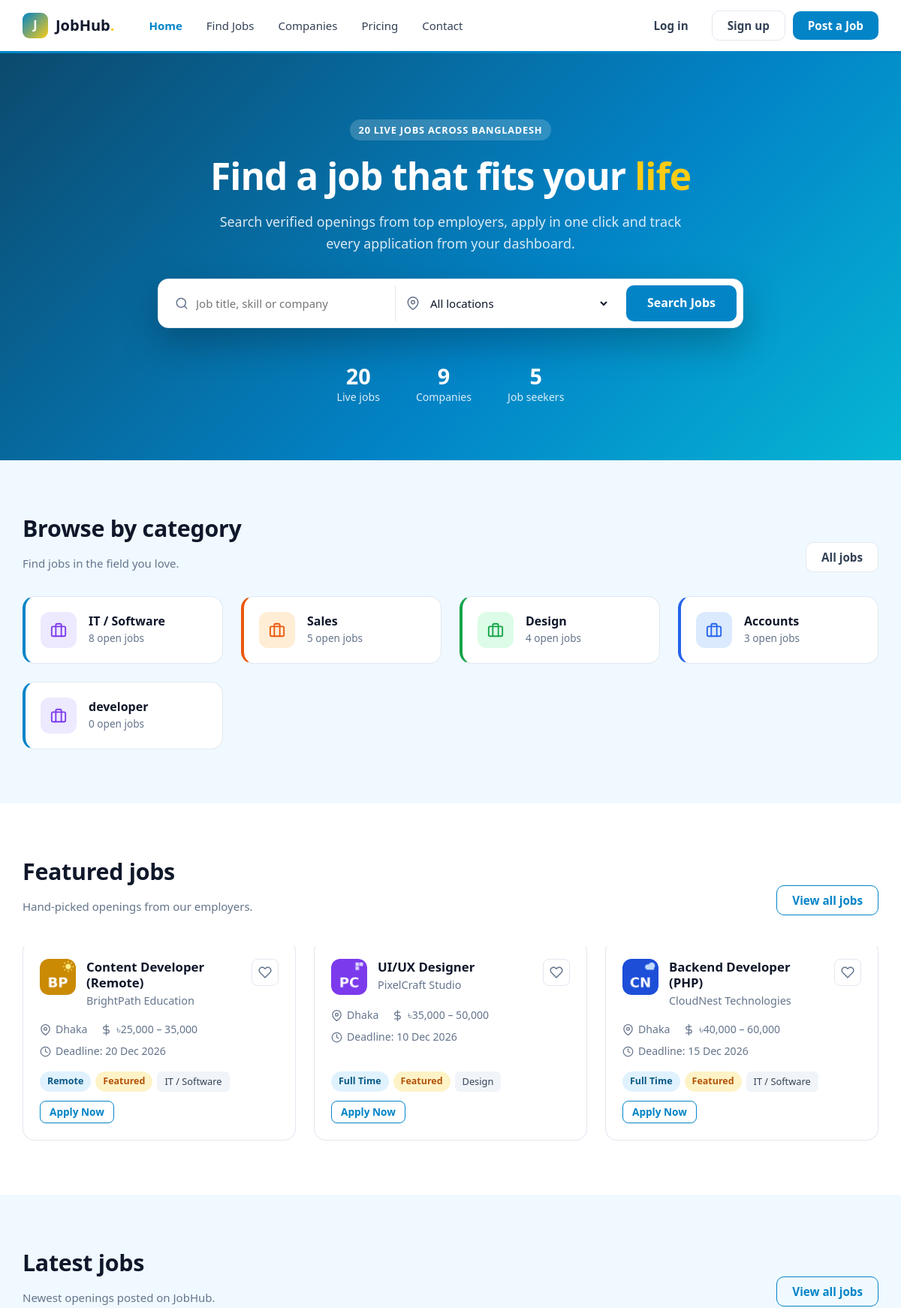
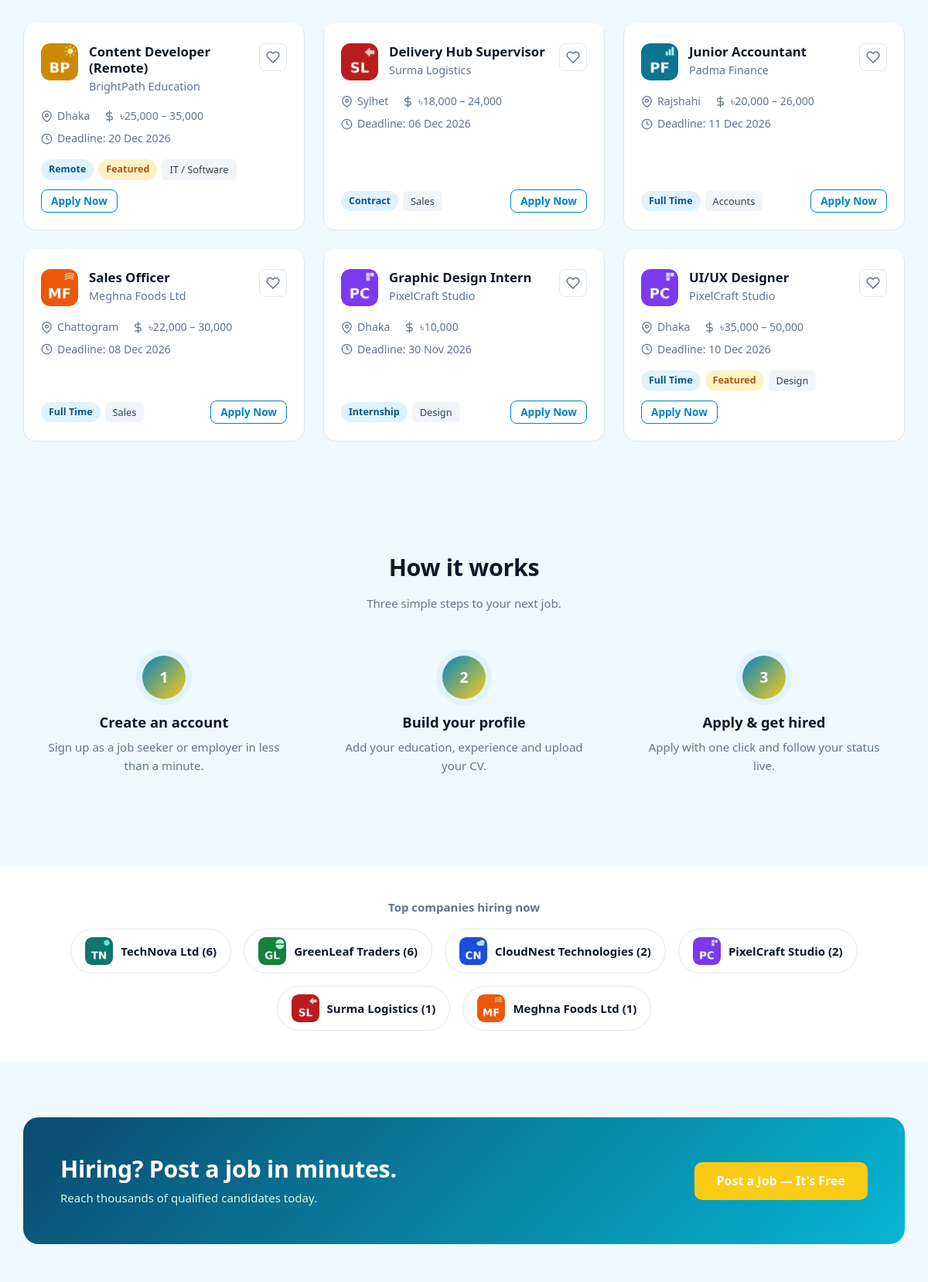
The page / (upper part) on the database its author committed (2 pictures, top to bottom).
### tables this page shows
CREATE TABLE `categories` (
  `id` int UNSIGNED NOT NULL,
  `name` varchar(100) NOT NULL,
  `slug` varchar(120) NOT NULL
);

CREATE TABLE `jobs` (
  `id` int UNSIGNED NOT NULL,
  `company_id` int UNSIGNED NOT NULL,
  `category_id` int UNSIGNED DEFAULT NULL,
  `city_id` int UNSIGNED DEFAULT NULL,
  `subscription_id` int UNSIGNED DEFAULT NULL,
  `title` varchar(150) NOT NULL,
  `slug` varchar(180) NOT NULL,
  `job_type` enum('full_time','part_time','contract','internship','remote') NOT NULL DEFAULT 'full_time',
  `salary_min` decimal(10,2) DEFAULT NULL,
  `salary_max` decimal(10,2) DEFAULT NULL,
  `description` text,
  `deadline` date NOT NULL,
  `status` enum('pending','approved','rejected','closed') NOT NULL DEFAULT 'pending',
  `is_featured` tinyint(1) NOT NULL DEFAULT '0'
);

CREATE TABLE `companies` (
  `id` int UNSIGNED NOT NULL,
  `user_id` int UNSIGNED NOT NULL,
  `city_id` int UNSIGNED DEFAULT NULL,
  `name` varchar(150) NOT NULL,
  `logo` varchar(255) DEFAULT NULL,
  `website` varchar(255) DEFAULT NULL,
  `address` text,
  `description` text
);

CREATE TABLE `cities` (
  `id` int UNSIGNED NOT NULL,
  `name` varchar(100) NOT NULL,
  `division` varchar(50) NOT NULL
);

### index.php (the view, shortened to what this page needs)
<?php
include('dbconfig.php');
$jobSql = "SELECT jobs.*, companies.name AS company_name, companies.logo,
                  cities.name AS city_name, categories.name AS category_name
           FROM jobs
           JOIN companies ON companies.id = jobs.company_id
           LEFT JOIN cities ON cities.id = jobs.city_id
           LEFT JOIN categories ON categories.id = jobs.category_id
           WHERE jobs.status = 'approved' AND jobs.deadline >= CURDATE()";
$featured = $conn->query($jobSql . " AND jobs.is_featured = 1 ORDER BY jobs.id DESC LIMIT 3");
$latest = $conn->query($jobSql . " ORDER BY jobs.id DESC LIMIT 6");
$categories = $conn->query("SELECT categories.id, categories.name, COUNT(jobs.id) AS total
                            FROM categories
                            LEFT JOIN jobs ON jobs.category_id = categories.id AND jobs.status = 'approved' AND jobs.deadline >= CURDATE()
                            GROUP BY categories.id
                            ORDER BY total DESC
                            LIMIT 8");
$companies = $conn->query("SELECT companies.id, companies.name, companies.logo, COUNT(jobs.id) AS total
                           FROM companies
                           LEFT JOIN jobs ON jobs.company_id = companies.id AND jobs.status = 'approved' AND jobs.deadline >= CURDATE()
                           GROUP BY companies.id
                           ORDER BY total DESC
                           LIMIT 6");
$totalJobs      = $conn->query("SELECT COUNT(*) AS c FROM jobs WHERE status = 'approved' AND deadline >= CURDATE()")->fetch_assoc()['c'];
$totalCompanies = $conn->query("SELECT COUNT(*) AS c FROM companies")->fetch_assoc()['c'];
$totalSeekers   = $conn->query("SELECT COUNT(*) AS c FROM seekers")->fetch_assoc()['c'];
?>
<!DOCTYPE html>
<html lang="en">
<head>
  <link rel="stylesheet" href="assets/css/style.css?v=2">
</head>
<body>
<?php include('navber.php'); ?>
<main>
<section class="hero">
  <div class="container hero-inner">
    <span class="eyebrow"><?php echo $totalJobs; ?> live jobs across Bangladesh</span>
    <h1>Find a job that fits your <span class="hl">life</span></h1>
    <p class="lead">Search verified openings from top employers, apply in one click and track every application from your dashboard.</p>
    <form class="search-bar" action="jobs.php" method="get">
      <div class="search-field"><svg class="ic" viewBox="0 0 24 24" aria-hidden="true"><circle cx="11" cy="11" r="8"/><line x1="21" y1="21" x2="16.65" y2="16.65"/></svg><input type="text" name="q" placeholder="Job title, skill or company"></div>
      <div class="search-field"><svg class="ic" viewBox="0 0 24 24" aria-hidden="true"><path d="M21 10c0 7-9 13-9 13s-9-6-9-13a9 9 0 0 1 18 0z"/><circle cx="12" cy="10" r="3"/></svg>
        <select name="city">
          <option value="">All locations</option>
        </select>
      </div>
      <button class="btn btn-primary btn-lg" type="submit">Search Jobs</button>
    </form>
    <div class="hero-stats">
      <div><strong><?php echo $totalJobs; ?></strong><span>Live jobs</span></div>
      <div><strong><?php echo $totalCompanies; ?></strong><span>Companies</span></div>
      <div><strong><?php echo $totalSeekers; ?></strong><span>Job seekers</span></div>
    </div>
  </div>
</section>
<section class="section">
  <div class="container">
    <div class="section-head">
      <div><h2>Browse by category</h2><p>Find jobs in the field you love.</p></div>
      <a href="jobs.php" class="btn btn-light">All jobs</a>
    </div>
    <div class="grid grid-4">
      <?php while ($cat = $categories->fetch_assoc()) { ?>
        <a href="jobs.php?category=<?php echo $cat['id']; ?>" class="category-card">
          <div class="category-icon"><svg class="ic" viewBox="0 0 24 24" aria-hidden="true"><rect x="2" y="7" width="20" height="14" rx="2"/><path d="M16 21V5a2 2 0 0 0-2-2h-4a2 2 0 0 0-2 2v16"/></svg></div>
          <div><h4><?php echo $cat['name']; ?></h4><span><?php echo $cat['total']; ?> open jobs</span></div>
        </a>
      <?php } ?>
    </div>
  </div>
</section>
<?php if ($featured->num_rows > 0) { ?>
<section class="section bg-white">
  <div class="container">
    <div class="section-head">
      <div><h2>Featured jobs</h2><p>Hand-picked openings from our employers.</p></div>
      <a href="jobs.php" class="btn btn-outline">View all jobs</a>
    </div>
    <div class="grid grid-3">
      <?php while ($row = $featured->fetch_assoc()) { include('job-card.php'); } ?>
    </div>
  </div>
</section>
<?php } ?>
<section class="section">
  <div class="container">
    <div class="section-head">
      <div><h2>Latest jobs</h2><p>Newest openings posted on JobHub.</p></div>
      <a href="jobs.php" class="btn btn-outline">View all jobs</a>
    </div>
    <div class="grid grid-3">
      <?php
      while ($row = $latest->fetch_assoc()) {
        include('job-card.php');
      }
      ?>
    </div>
  </div>
</section>
<section class="section">
  <div class="container">
    <div class="text-center mb-3"><h2>How it works</h2><p class="muted">Three simple steps to your next job.</p></div>
    <div class="grid grid-3">
      <div class="step"><div class="step-num">1</div><h3>Create an account</h3><p class="muted">Sign up as a job seeker or employer in less than a minute.</p></div>
      <div class="step"><div class="step-num">2</div><h3>Build your profile</h3><p class="muted">Add your education, experience and upload your CV.</p></div>
      <div class="step"><div class="step-num">3</div><h3>Apply &amp; get hired</h3><p class="muted">Apply with one click and follow your status live.</p></div>
    </div>
  </div>
</section>
<section class="section-sm bg-white">
  <div class="container">
    <p class="text-center muted fw-600 mb-2">Top companies hiring now</p>
    <div class="company-strip">
      <?php while ($co = $companies->fetch_assoc()) { ?>
        <a class="company-chip" href="companies.php?id=<?php echo $co['id']; ?>">
          <?php if ($co['logo']) { ?><img class="company-logo sm" src="uploads/logos/<?php echo $co['logo']; ?>" alt="" style="object-fit:cover"><?php } else { ?><span class="company-logo sm" style="background:#2563eb"><?php echo strtoupper(substr($co['name'], 0, 2)); ?></span><?php } ?>
          <?php echo $co['name']; ?> (<?php echo $co['total']; ?>)
        </a>
      <?php } ?>
    </div>
  </div>
</section>
<section class="section">
  <div class="container">
    <div class="cta-band">
      <div><h2>Hiring? Post a job in minutes.</h2><p>Reach thousands of qualified candidates today.</p></div>
      <a href="employer/post-job.php" class="btn btn-accent btn-lg">Post a Job — It's Free</a>
    </div>
  </div>
</section>
</main>
<?php include('footer.php'); ?>

### job-card.php (shortened to what this page needs)
<?php
$short = strtoupper(substr($row['company_name'], 0, 2));
if ($row['salary_min'] && $row['salary_max']) {
  $salary = '৳' . number_format($row['salary_min']) . ' – ' . number_format($row['salary_max']);
} else if ($row['salary_min']) {
  $salary = '৳' . number_format($row['salary_min']);
} else {
  $salary = 'Negotiable';
}
$type = ucwords(str_replace('_', ' ', $row['job_type']));
$isSaved = false;
?>
<div class="job-card" style="cursor:pointer" onclick="location.href='job-details.php?id=<?php echo $row['id']; ?>'">
  <div class="job-card-head">
    <?php if ($row['logo']) { ?>
      <img class="company-logo" src="uploads/logos/<?php echo $row['logo']; ?>" alt="">
    <?php } else { ?>
      <div class="company-logo" style="background:#0f766e"><?php echo $short; ?></div>
    <?php } ?>
    <div class="job-card-info">
      <h3><a href="job-details.php?id=<?php echo $row['id']; ?>"><?php echo $row['title']; ?></a></h3>
      <p class="muted"><?php echo $row['company_name']; ?></p>
    </div>
    <a class="icon-btn <?php if ($isSaved) echo 'saved'; ?>" href="save-job.php?id=<?php echo $row['id']; ?>" onclick="event.stopPropagation()" title="<?php echo $isSaved ? 'Remove from saved' : 'Save job'; ?>"><svg class="ic" viewBox="0 0 24 24" aria-hidden="true"><path d="M20.84 4.61a5.5 5.5 0 0 0-7.78 0L12 5.67l-1.06-1.06a5.5 5.5 0 0 0-7.78 7.78L12 21.23l8.84-8.84a5.5 5.5 0 0 0 0-7.78z"/></svg></a>
  </div>
  <div class="job-meta">
    <span><svg class="ic" viewBox="0 0 24 24" aria-hidden="true"><path d="M21 10c0 7-9 13-9 13s-9-6-9-13a9 9 0 0 1 18 0z"/><circle cx="12" cy="10" r="3"/></svg><?php echo $row['city_name'] ? $row['city_name'] : 'Bangladesh'; ?></span>
    <span><svg class="ic" viewBox="0 0 24 24" aria-hidden="true"><line x1="12" y1="1" x2="12" y2="23"/><path d="M17 5H9.5a3.5 3.5 0 0 0 0 7h5a3.5 3.5 0 0 1 0 7H6"/></svg><?php echo $salary; ?></span>
    <span><svg class="ic" viewBox="0 0 24 24" aria-hidden="true"><circle cx="12" cy="12" r="10"/><polyline points="12 6 12 12 16 14"/></svg> Deadline: <?php echo date('d M Y', strtotime($row['deadline'])); ?></span>
  </div>
  <div class="job-card-foot">
    <div class="tags">
      <span class="badge badge-primary"><?php echo $type; ?></span>
      <?php if ($row['is_featured']) { ?><span class="badge badge-warning">Featured</span><?php } ?>
      <?php if ($row['category_name']) { ?><span class="tag"><?php echo $row['category_name']; ?></span><?php } ?>
    </div>
    <a class="btn btn-sm btn-outline" href="job-details.php?id=<?php echo $row['id']; ?>">Apply Now</a>
  </div>
</div>

### rows shown on the page
categories: name "IT / Software", total "8"
categories: name "Sales", total "5"
categories: name "Design", total "4"
categories: name "Accounts", total "3"
categories: name "developer", total "0"
jobs: company.logo (picture), title "Content Developer (Remote)", company.name "BrightPath Education", city.name "Dhaka", salary "৳25,000 – 35,000", deadline "20 Dec 2026", job_type "Remote", is_featured "Featured", category.name "IT / Software"
jobs: company.logo (picture), title "UI/UX Designer", company.name "PixelCraft Studio", city.name "Dhaka", salary "৳35,000 – 50,000", deadline "10 Dec 2026", job_type "Full Time", is_featured "Featured", category.name "Design"
jobs: company.logo (picture), title "Backend Developer (PHP)", company.name "CloudNest Technologies", city.name "Dhaka", salary "৳40,000 – 60,000", deadline "15 Dec 2026", job_type "Full Time", is_featured "Featured", category.name "IT / Software"
jobs: company.logo (picture), title "Delivery Hub Supervisor", company.name "Surma Logistics", city.name "Sylhet", salary "৳18,000 – 24,000", deadline "06 Dec 2026", job_type "Contract", category.name "Sales"
jobs: company.logo (picture), title "Junior Accountant", company.name "Padma Finance", city.name "Rajshahi", salary "৳20,000 – 26,000", deadline "11 Dec 2026", job_type "Full Time", category.name "Accounts"
jobs: company.logo (picture), title "Sales Officer", company.name "Meghna Foods Ltd", city.name "Chattogram", salary "৳22,000 – 30,000", deadline "08 Dec 2026", job_type "Full Time", category.name "Sales"
jobs: company.logo (picture), title "Graphic Design Intern", company.name "PixelCraft Studio", city.name "Dhaka", salary_min "৳10,000", deadline "30 Nov 2026", job_type "Internship", category.name "Design"
companies: logo (picture), name "TechNova Ltd", total "6"
companies: logo (picture), name "GreenLeaf Traders", total "6"
companies: logo (picture), name "CloudNest Technologies", total "2"
companies: logo (picture), name "PixelCraft Studio", total "2"
companies: logo (picture), name "Surma Logistics", total "1"
companies: logo (picture), name "Meghna Foods Ltd", total "1"

### other values the page prints
$totalJobs "20"
$totalCompanies "9"
$totalSeekers "5"
